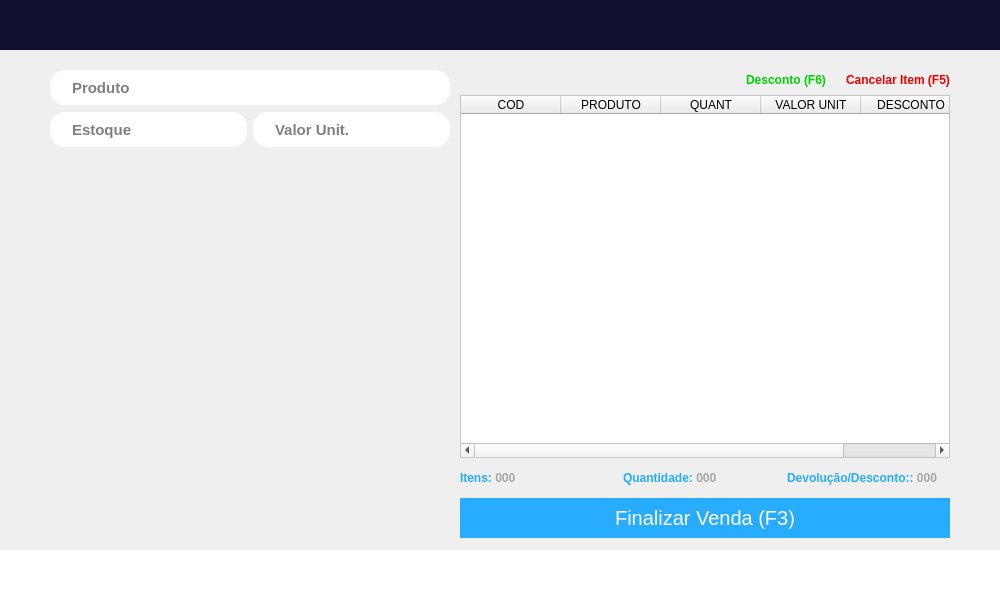
<?xml version="1.0" encoding="UTF-8"?>
<ui version="4.0">
 <class>MainWindow</class>
 <widget class="QMainWindow" name="MainWindow">
  <property name="geometry">
   <rect>
    <x>0</x>
    <y>0</y>
    <width>1000</width>
    <height>600</height>
   </rect>
  </property>
  <property name="minimumSize">
   <size>
    <width>1000</width>
    <height>600</height>
   </size>
  </property>
  <property name="windowTitle">
   <string>Frente de Caixa V.1.0</string>
  </property>
  <widget class="QWidget" name="centralwidget">
   <property name="styleSheet">
    <string notr="true">QFrame#topbar_frame {
	background-color: #0F102E
}

QFrame#bottom_frame {
	background-color: white;
}

QLabel#product_label{
	font-size: 25px;
	color: white;
}

QLineEdit{
	background-color: white;
	min-height: 35px;
	border-radius: 15px;
	padding-left: 20px;
	font-weight: bold;
	font-size: 15px;
}

QLineEdit#product_edit::focus{
	border: 2px solid #36AFFF;
}

QLineEdit#product_edit::hover{
	border: 2px solid #36AFFF;
}

QPushButton#discount_button {
	border: none;
	font-weight: bold;
	color: #00D400
}

QPushButton#cancel_item_button {
	border: none;
	font-weight: bold;
	color: #F20000
}

QPushButton#finish_button {
	background-color: #27ACFF;
	color: white;
	font-size: 20px;
	min-height: 40px;
	border: none
}

QTableWidget {
	background-color: white;
	color: black;
}</string>
   </property>
   <layout class="QVBoxLayout" name="verticalLayout">
    <property name="spacing">
     <number>0</number>
    </property>
    <property name="leftMargin">
     <number>0</number>
    </property>
    <property name="topMargin">
     <number>0</number>
    </property>
    <property name="rightMargin">
     <number>0</number>
    </property>
    <property name="bottomMargin">
     <number>0</number>
    </property>
    <item>
     <widget class="QFrame" name="topbar_frame">
      <property name="minimumSize">
       <size>
        <width>0</width>
        <height>50</height>
       </size>
      </property>
      <property name="maximumSize">
       <size>
        <width>16777215</width>
        <height>50</height>
       </size>
      </property>
      <property name="frameShape">
       <enum>QFrame::NoFrame</enum>
      </property>
      <property name="frameShadow">
       <enum>QFrame::Raised</enum>
      </property>
      <layout class="QHBoxLayout" name="horizontalLayout_4">
       <property name="spacing">
        <number>0</number>
       </property>
       <property name="leftMargin">
        <number>0</number>
       </property>
       <property name="topMargin">
        <number>0</number>
       </property>
       <property name="rightMargin">
        <number>0</number>
       </property>
       <property name="bottomMargin">
        <number>0</number>
       </property>
       <item>
        <widget class="QLabel" name="product_label">
         <property name="text">
          <string/>
         </property>
         <property name="alignment">
          <set>Qt::AlignCenter</set>
         </property>
        </widget>
       </item>
      </layout>
     </widget>
    </item>
    <item>
     <widget class="QFrame" name="main_frame">
      <property name="frameShape">
       <enum>QFrame::NoFrame</enum>
      </property>
      <property name="frameShadow">
       <enum>QFrame::Raised</enum>
      </property>
      <layout class="QHBoxLayout" name="horizontalLayout">
       <property name="spacing">
        <number>10</number>
       </property>
       <property name="leftMargin">
        <number>50</number>
       </property>
       <property name="topMargin">
        <number>0</number>
       </property>
       <property name="rightMargin">
        <number>50</number>
       </property>
       <property name="bottomMargin">
        <number>12</number>
       </property>
       <item>
        <widget class="QFrame" name="left_frame">
         <property name="minimumSize">
          <size>
           <width>400</width>
           <height>0</height>
          </size>
         </property>
         <property name="frameShape">
          <enum>QFrame::NoFrame</enum>
         </property>
         <property name="frameShadow">
          <enum>QFrame::Raised</enum>
         </property>
         <layout class="QVBoxLayout" name="verticalLayout_2">
          <property name="spacing">
           <number>0</number>
          </property>
          <property name="leftMargin">
           <number>0</number>
          </property>
          <property name="topMargin">
           <number>20</number>
          </property>
          <property name="rightMargin">
           <number>0</number>
          </property>
          <property name="bottomMargin">
           <number>0</number>
          </property>
          <item>
           <widget class="QLineEdit" name="product_edit">
            <property name="placeholderText">
             <string>Produto</string>
            </property>
           </widget>
          </item>
          <item>
           <widget class="QFrame" name="frame">
            <property name="maximumSize">
             <size>
              <width>16777215</width>
              <height>50</height>
             </size>
            </property>
            <property name="frameShape">
             <enum>QFrame::NoFrame</enum>
            </property>
            <property name="frameShadow">
             <enum>QFrame::Raised</enum>
            </property>
            <layout class="QHBoxLayout" name="horizontalLayout_2">
             <property name="spacing">
              <number>6</number>
             </property>
             <property name="leftMargin">
              <number>0</number>
             </property>
             <property name="topMargin">
              <number>0</number>
             </property>
             <property name="rightMargin">
              <number>0</number>
             </property>
             <property name="bottomMargin">
              <number>0</number>
             </property>
             <item>
              <widget class="QLineEdit" name="stock_edit">
               <property name="enabled">
                <bool>false</bool>
               </property>
               <property name="placeholderText">
                <string>Estoque</string>
               </property>
              </widget>
             </item>
             <item>
              <widget class="QLineEdit" name="value_edit">
               <property name="enabled">
                <bool>false</bool>
               </property>
               <property name="placeholderText">
                <string>Valor Unit.</string>
               </property>
              </widget>
             </item>
            </layout>
           </widget>
          </item>
          <item>
           <widget class="QFrame" name="frame_2">
            <property name="frameShape">
             <enum>QFrame::NoFrame</enum>
            </property>
            <property name="frameShadow">
             <enum>QFrame::Raised</enum>
            </property>
            <layout class="QHBoxLayout" name="horizontalLayout_3">
             <item>
              <widget class="QLabel" name="product_pic">
               <property name="minimumSize">
                <size>
                 <width>200</width>
                 <height>300</height>
                </size>
               </property>
               <property name="maximumSize">
                <size>
                 <width>200</width>
                 <height>300</height>
                </size>
               </property>
               <property name="text">
                <string/>
               </property>
               <property name="scaledContents">
                <bool>true</bool>
               </property>
              </widget>
             </item>
            </layout>
           </widget>
          </item>
         </layout>
        </widget>
       </item>
       <item>
        <widget class="QFrame" name="right_frame">
         <property name="minimumSize">
          <size>
           <width>400</width>
           <height>0</height>
          </size>
         </property>
         <property name="frameShape">
          <enum>QFrame::NoFrame</enum>
         </property>
         <property name="frameShadow">
          <enum>QFrame::Raised</enum>
         </property>
         <layout class="QVBoxLayout" name="verticalLayout_3">
          <property name="spacing">
           <number>5</number>
          </property>
          <property name="leftMargin">
           <number>0</number>
          </property>
          <property name="topMargin">
           <number>20</number>
          </property>
          <property name="rightMargin">
           <number>0</number>
          </property>
          <property name="bottomMargin">
           <number>0</number>
          </property>
          <item>
           <widget class="QFrame" name="frame_3">
            <property name="minimumSize">
             <size>
              <width>0</width>
              <height>0</height>
             </size>
            </property>
            <property name="frameShape">
             <enum>QFrame::NoFrame</enum>
            </property>
            <property name="frameShadow">
             <enum>QFrame::Raised</enum>
            </property>
            <layout class="QHBoxLayout" name="horizontalLayout_5">
             <property name="spacing">
              <number>20</number>
             </property>
             <property name="leftMargin">
              <number>0</number>
             </property>
             <property name="topMargin">
              <number>0</number>
             </property>
             <property name="rightMargin">
              <number>0</number>
             </property>
             <property name="bottomMargin">
              <number>0</number>
             </property>
             <item>
              <spacer name="horizontalSpacer">
               <property name="orientation">
                <enum>Qt::Horizontal</enum>
               </property>
               <property name="sizeHint" stdset="0">
                <size>
                 <width>40</width>
                 <height>20</height>
                </size>
               </property>
              </spacer>
             </item>
             <item>
              <widget class="QPushButton" name="discount_button">
               <property name="text">
                <string>Desconto (F6)</string>
               </property>
              </widget>
             </item>
             <item>
              <widget class="QPushButton" name="cancel_item_button">
               <property name="text">
                <string>Cancelar Item (F5)</string>
               </property>
              </widget>
             </item>
            </layout>
           </widget>
          </item>
          <item>
           <widget class="QTableWidget" name="tableWidget">
            <property name="sizeAdjustPolicy">
             <enum>QAbstractScrollArea::AdjustToContents</enum>
            </property>
            <property name="editTriggers">
             <set>QAbstractItemView::NoEditTriggers</set>
            </property>
            <property name="selectionMode">
             <enum>QAbstractItemView::SingleSelection</enum>
            </property>
            <property name="selectionBehavior">
             <enum>QAbstractItemView::SelectRows</enum>
            </property>
            <property name="showGrid">
             <bool>false</bool>
            </property>
            <property name="sortingEnabled">
             <bool>false</bool>
            </property>
            <attribute name="verticalHeaderVisible">
             <bool>false</bool>
            </attribute>
            <attribute name="verticalHeaderShowSortIndicator" stdset="0">
             <bool>false</bool>
            </attribute>
            <attribute name="verticalHeaderStretchLastSection">
             <bool>false</bool>
            </attribute>
            <column>
             <property name="text">
              <string>COD</string>
             </property>
            </column>
            <column>
             <property name="text">
              <string>PRODUTO</string>
             </property>
            </column>
            <column>
             <property name="text">
              <string>QUANT</string>
             </property>
            </column>
            <column>
             <property name="text">
              <string>VALOR UNIT</string>
             </property>
            </column>
            <column>
             <property name="text">
              <string>DESCONTO</string>
             </property>
            </column>
           </widget>
          </item>
          <item>
           <widget class="QFrame" name="frame_4">
            <property name="minimumSize">
             <size>
              <width>0</width>
              <height>30</height>
             </size>
            </property>
            <property name="frameShape">
             <enum>QFrame::NoFrame</enum>
            </property>
            <property name="frameShadow">
             <enum>QFrame::Raised</enum>
            </property>
            <layout class="QHBoxLayout" name="horizontalLayout_6">
             <property name="spacing">
              <number>0</number>
             </property>
             <property name="leftMargin">
              <number>0</number>
             </property>
             <property name="topMargin">
              <number>0</number>
             </property>
             <property name="rightMargin">
              <number>0</number>
             </property>
             <property name="bottomMargin">
              <number>0</number>
             </property>
             <item>
              <widget class="QLabel" name="items_label">
               <property name="text">
                <string>&lt;html&gt;&lt;head/&gt;&lt;body&gt;&lt;p&gt;&lt;span style=&quot; font-weight:700; color:#27acff;&quot;&gt;Itens: &lt;/span&gt;&lt;span style=&quot; font-weight:700; color:#a5a5a5;&quot;&gt;000&lt;/span&gt;&lt;/p&gt;&lt;/body&gt;&lt;/html&gt;</string>
               </property>
              </widget>
             </item>
             <item>
              <widget class="QLabel" name="quant_label">
               <property name="text">
                <string>&lt;html&gt;&lt;head/&gt;&lt;body&gt;&lt;p&gt;&lt;span style=&quot; font-weight:700; color:#27acff;&quot;&gt;Quantidade: &lt;/span&gt;&lt;span style=&quot; font-weight:700; color:#a5a5a5;&quot;&gt;000&lt;/span&gt;&lt;/p&gt;&lt;/body&gt;&lt;/html&gt;</string>
               </property>
              </widget>
             </item>
             <item>
              <widget class="QLabel" name="discount_label">
               <property name="text">
                <string>&lt;html&gt;&lt;head/&gt;&lt;body&gt;&lt;p&gt;&lt;span style=&quot; font-weight:700; color:#27acff;&quot;&gt;Devolução/Desconto:: &lt;/span&gt;&lt;span style=&quot; font-weight:700; color:#a5a5a5;&quot;&gt;000&lt;/span&gt;&lt;/p&gt;&lt;/body&gt;&lt;/html&gt;</string>
               </property>
              </widget>
             </item>
            </layout>
           </widget>
          </item>
          <item>
           <widget class="QPushButton" name="finish_button">
            <property name="text">
             <string>Finalizar Venda (F3)</string>
            </property>
           </widget>
          </item>
         </layout>
        </widget>
       </item>
      </layout>
     </widget>
    </item>
    <item>
     <widget class="QFrame" name="bottom_frame">
      <property name="minimumSize">
       <size>
        <width>0</width>
        <height>50</height>
       </size>
      </property>
      <property name="maximumSize">
       <size>
        <width>16777215</width>
        <height>50</height>
       </size>
      </property>
      <property name="frameShape">
       <enum>QFrame::NoFrame</enum>
      </property>
      <property name="frameShadow">
       <enum>QFrame::Raised</enum>
      </property>
     </widget>
    </item>
   </layout>
  </widget>
 </widget>
 <resources>
  <include location="../../resource.qrc"/>
 </resources>
 <connections/>
</ui>
